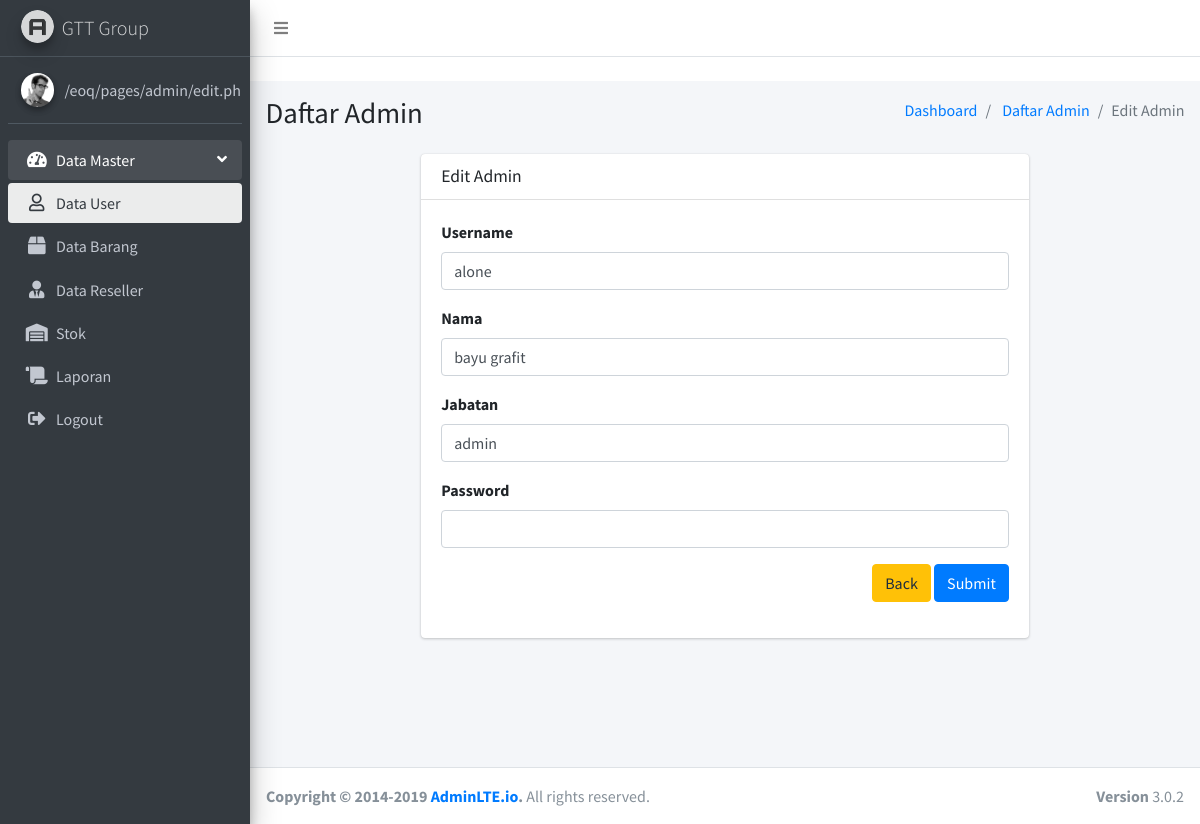
The app's page /pages/admin/edit.php?id=5 with its own data.
### tables this page shows
CREATE TABLE `user` (
  `id` int(11) NOT NULL,
  `username` varchar(20) NOT NULL,
  `name` varchar(20) NOT NULL,
  `email` varchar(50) NOT NULL,
  `phone` varchar(15) NOT NULL,
  `password` text NOT NULL COMMENT 'password pake hash(sha512)',
  `role` varchar(15) NOT NULL,
  `code` varchar(5) NOT NULL COMMENT 'generate dari inisial role + inisial name contoh ADMMSN',
  `created_at` timestamp NOT NULL DEFAULT current_timestamp(),
  `updated_at` timestamp NOT NULL DEFAULT current_timestamp() ON UPDATE current_timestamp()
);

### pages/admin/edit.php (the view, shortened to what this page needs)
<?php
  include('../../Connect.php');
  $id = $_GET['id'];
  $user = $conn->query("SELECT * FROM user WHERE id=$id")->fetch_assoc();
?>
<!DOCTYPE html>
<html>
<head>
  <link rel="stylesheet" href="../../plugins/fontawesome-free/css/all.min.css">
  <link rel="stylesheet" href="https://code.ionicframework.com/ionicons/2.0.1/css/ionicons.min.css">
  <link rel="stylesheet" href="../../dist/css/adminlte.min.css">
</head>
<body class="hold-transition sidebar-mini">
<div class="wrapper">
  <nav class="main-header navbar navbar-expand navbar-white navbar-light">
    <ul class="navbar-nav">
      <li class="nav-item">
        <a class="nav-link" data-widget="pushmenu" href="#"><i class="fas fa-bars"></i></a>
      </li>
    </ul>
  </nav>
  <?= include('../sidebar/index.php') ?>
  <div class="content-wrapper">
    <section class="content-header">
      <div class="container-fluid">
        <div class="row mb-2">
          <div class="col-sm-6">
            <h1>Daftar Admin</h1>
          </div>
          <div class="col-sm-6">
            <ol class="breadcrumb float-sm-right">
              <li class="breadcrumb-item"><a href="/index.php">Dashboard</a></li>
              <li class="breadcrumb-item">
                <a href="/pages/admin/index.php">Daftar Admin</a>
              </li>
              <li class="breadcrumb-item active">Edit Admin</li>
            </ol>
          </div>
        </div>
      </div>
    </section>
    <section class="content">
      <div class="container-fluid">
        <div class="row">
          <div class="col-md-8 mx-auto">
            <div class="card">
              <div class="card-header">
                <h3 class="card-title">Edit Admin</h3>
              </div>
              <div class="card-body">
                <form action="/eoq/backend/admin/updateAdmin.php?id=<?= $_GET['id'] ?>" method="post">
                  <div class="form-group">
                    <label class="form-label" for="">Username</label>
                    <input class="form-control" type="text" name="username" value="<?= $user['username'] ?>" required>
                  </div>
                  <div class="form-group">
                    <label class="form-label" for="">Nama</label>
                    <input class="form-control" type="text" name="name" value="<?= $user['name'] ?>" required>
                  </div>
                  <div class="form-group">
                    <label class="form-label" for="">Jabatan</label>
                    <input class="form-control" type="text" name="role" value="<?= $user['role'] ?>" required>
                  </div>
                  <div class="form-group">
                    <label class="form-label" for="">Password</label>
                    <input class="form-control" type="password" name="password">
                  </div>
                  <div class="form-group text-right">
                    <a class="btn btn-warning" href="/pages/admin">Back</a>
                    <input type="submit" name="update" class="btn btn-primary" value="Submit">
                  </div>
                </form>
              </div>
            </div>
          </div>
        </div>
      </div>
    </section>
  </div>
  <footer class="main-footer">
    <div class="float-right d-none d-sm-block">
      <b>Version</b> 3.0.2
    </div>
    <strong>Copyright &copy; 2014-2019 <a href="http://adminlte.io">AdminLTE.io</a>.</strong> All rights
    reserved.
  </footer>
</div>
</body>
</html>

### records on screen
user: username "alone", name "bayu grafit", role "admin"
